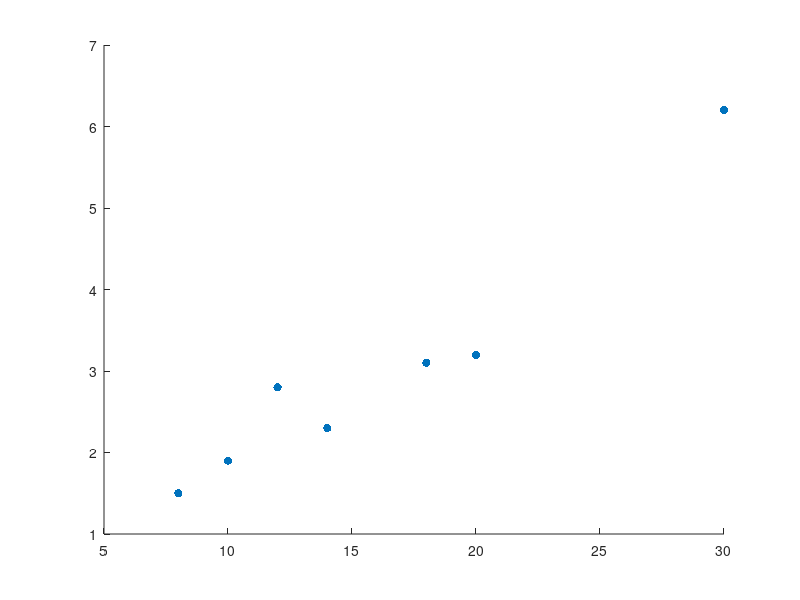

Source code (MATLAB): (Note: this script raises an error after producing the figure.)
%% Example 0
% X1 =number of employees
% X2= sales (in millions)
X=[10 1.9
18 3.1
20 3.2
8 1.5
30 6.2
12 2.8
14 2.3];

scatter(X(:,1),X(:,2),'filled')
mea=mean(X);
xline(mea(1))
yline(mea(2))

%% GUI for covariance 
GUIcov(X(:,1),X(:,2))

%% GUI for correlation
GUIcorr(X(:,1),X(:,2))

%% Data loading
X=readtable("Firm.xlsx","ReadRowNames",true);


%% Scatter with first argument a table
scatter(X,"Seniority","Wage")
% print -depsc figs\scatterSenWag.eps;

%% Scatter with doubles
scatter(X.Seniority,X.Wage)
xlabel("Seniority")
ylabel("Wage")


%% Scatter with doubles
scatter(X{:,"Seniority"},X{:,"Wage"})
xlabel("Seniority")
ylabel("Wage")

%% Scatter with doubles and column numbers
scatter(X{:,9},X{:,6})
xlabel("Seniority")
ylabel("Wage")


%% Scatter with axes through the means

scatter(X{:,9},X{:,6})
medie=mean(X{:,[9 6]});
xline(medie(1))
yline(medie(2))

xlabel("Seniority")
ylabel("Wage")

%% Correlation
rxy=corr(X.Seniority,X.Wage);
disp(rxy)

covMatrix=cov(X.Seniority,X.Wage);
rxychk=covMatrix(1,2)/sqrt(var(X.Seniority)*var(X.Wage));







